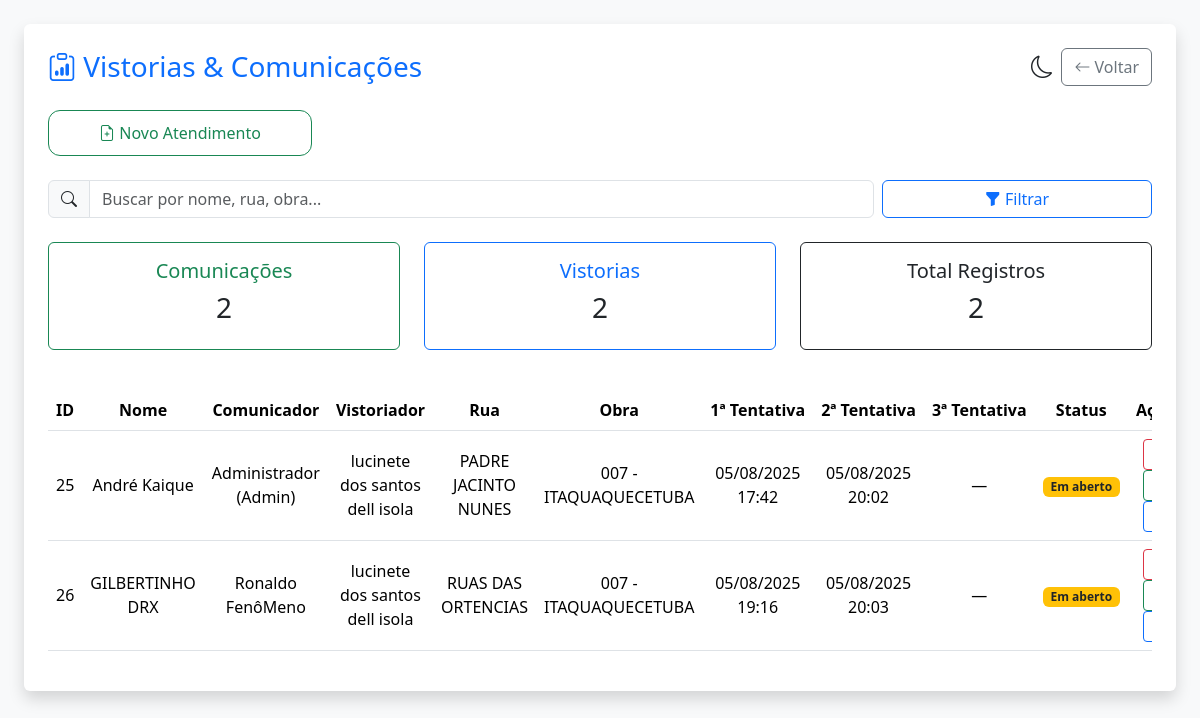
/atendimento/ (signed in), run on the app's committed database.
### app/models.py (models this page shows)
class ComunicacaoObra(db.Model):
    __tablename__ = 'comunicacao_obra'
    id = db.Column(db.Integer, primary_key=True)
    nome = db.Column(db.String(100), nullable=False)
    cpf = db.Column(db.String(20))
    endereco = db.Column(db.String(255))
    telefone = db.Column(db.String(50))
    bairro = db.Column(db.String(100))
    numero = db.Column(db.String(20))
    comunicado = db.Column(db.String(20))
    economia = db.Column(db.String(50))
    assinatura = db.Column(db.String(100))
    tipo_imovel = db.Column(db.String(200))
    data_envio = db.Column(db.DateTime, default=datetime.utcnow)
    obra_id = db.Column(db.Integer, db.ForeignKey('obra.id', name='fk_comunicacao_obra'))
    obra = db.relationship("Obra", backref="comunicacoes")
    usuario_id = db.Column(db.Integer, db.ForeignKey('user.id', name='fk_usuario_comunicacao'))
    usuario = db.relationship("User", backref="comunicacoes")  # ✅ AQUI
    vistorias = db.relationship("VistoriaImovel", back_populates="comunicacao", cascade="all, delete-orphan")

class User(db.Model):
    id = db.Column(db.Integer, primary_key=True)
    nome = db.Column(db.String(100), nullable=True)  # <-- temporariamente
    email = db.Column(db.String(120), unique=True, nullable=False)
    password = db.Column(db.String(120), nullable=False)
    cargo = db.Column(db.String(50), default="usuario")
    rg = db.Column(db.String(20), nullable=True)  # ✅ Adicionado aqui
    obra_id = db.Column(db.Integer, db.ForeignKey('obra.id'))
    obra = db.relationship('Obra', backref='usuarios')

class Obra(db.Model):
    id = db.Column(db.Integer, primary_key=True)
    nome = db.Column(db.String(100), nullable=False)
    descricao = db.Column(db.Text)
    endereco = db.Column(db.String(255))
    responsavel = db.Column(db.String(100))
    data_inicio = db.Column(db.Date)
    data_fim = db.Column(db.Date)
    criado_em = db.Column(db.DateTime, default=datetime.utcnow)

### app/atendimento/routes.py (the view)
@atendimento_bp.route("/")
def dashboard_unificado():
    if "user_id" not in session:
        return redirect(url_for("auth.login"))
    cargo = session.get("cargo")
    user_id = session.get("user_id")
    registros = []
    if cargo == "vistoriador":
        from app.models import User  # necessário se current_user não está funcionando
        usuario = User.query.get(user_id)
        obras_ids = [usuario.obra_id] if usuario and usuario.obra_id else []
    else:
        obras_ids = [obra.id for obra in Obra.query.all()]
    comunicacoes = ComunicacaoObra.query.filter(ComunicacaoObra.obra_id.in_(obras_ids)).all()
    vistorias = VistoriaImovel.query.filter(VistoriaImovel.obra_id.in_(obras_ids)).options(joinedload(VistoriaImovel.usuario)).all()
    ids_com_com_vistoria = [v.comunicacao_id for v in vistorias if v.comunicacao_id]
    for c in comunicacoes:
        if c.id not in ids_com_com_vistoria:
            registros.append({
                "id": c.id,
                "nome": c.nome,
                "rua": c.endereco,
                "obra": c.obra,
                "data_envio": c.data_envio,
                "finalizada": False,
                "comunicador": f"{c.usuario.nome} (Admin)" if c.usuario and c.usuario.cargo == "admin" else c.usuario.nome if c.usuario else "—"
            })
    for v in vistorias:
        registros.append({
    "id": v.id,
    "nome": v.nome_responsavel or (v.comunicacao.nome if v.comunicacao else "Sem nome"),
    "rua": v.rua or (v.comunicacao.endereco if v.comunicacao else "—"),
    "obra": v.obra,
    "data_envio": datetime.combine(v.data_1, v.hora_1) if v.data_1 and v.hora_1 else v.data_1,
    "segunda_tentativa": datetime.combine(v.data_2, v.hora_2) if v.data_2 and v.hora_2 else None,
    "terceira_tentativa": datetime.combine(v.data_3, v.hora_3) if v.data_3 and v.hora_3 else None,
    "finalizada": v.finalizada,
    "comunicador": (
        f"{v.comunicacao.usuario.nome} (Admin)" if v.comunicacao and v.comunicacao.usuario and v.comunicacao.usuario.cargo == "admin"
        else v.comunicacao.usuario.nome if v.comunicacao and v.comunicacao.usuario
        else "—"
    ),
    "vistoriador": (
        f"{v.usuario.nome} (Admin)" if v.usuario and v.usuario.cargo == "admin"
        else v.usuario.nome if v.usuario else "—"
    ),
})
    registros.sort(
        key=lambda r: datetime.combine(r["data_envio"], time.min) if r.get("data_envio") else datetime.min,
        reverse=True
    )
    return render_template("atendimento/dashboard.html",
                           registros=registros,
                           total_comunicacoes=len(comunicacoes),
                           total_vistorias=len(vistorias),
                           total_registros=len(registros))

### templates/atendimento/dashboard.html (shortened to what this page needs)
<!DOCTYPE html>
<html lang="pt-BR">
  <head>
    <link
      href="https://cdn.jsdelivr.net/npm/bootstrap@5.3.3/dist/css/bootstrap.min.css"
      rel="stylesheet"
    />
    <link
      href="https://cdn.jsdelivr.net/npm/bootstrap-icons@1.10.5/font/bootstrap-icons.css"
      rel="stylesheet"
    />
  </head>
  <body class="bg-light p-2 p-md-4">
    <div class="container-fluid bg-white p-4 rounded shadow">
      <div
        class="d-flex justify-content-between align-items-center mb-4 flex-wrap gap-2"
      >
        <h3 class="mb-0 text-primary">
          <i class="bi bi-clipboard-data"></i> Vistorias & Comunicações
        </h3>
        <div class="d-flex gap-2 align-items-center">
          <i
            class="bi bi-moon toggle-theme"
            title="Alternar modo escuro"
            onclick="toggleTheme()"
          ></i>
          <a
            href="{{ url_for('auth.dashboard') }}"
            class="btn btn-outline-secondary"
          >
            <i class="bi bi-arrow-left"></i>
            <span class="d-none d-sm-inline">Voltar</span>
          </a>
        </div>
      </div>
      <div class="row g-3 mb-4">
        <div class="col-12 col-sm-6 col-md-3">
          <a
            href="/atendimento/nova"
            class="btn btn-outline-success square-button w-100"
          >
            <i class="bi bi-file-earmark-plus"></i>
            <span class="d-none d-sm-inline">Novo Atendimento</span>
          </a>
        </div>
      </div>
      <form class="row g-2 mb-4" onsubmit="aplicarFiltro(); return false;">
        <div class="col-12 col-md-9">
          <div class="input-group">
            <span class="input-group-text"><i class="bi bi-search"></i></span>
            <input
              type="text"
              class="form-control"
              id="filtroBusca"
              placeholder="Buscar por nome, rua, obra..."
              oninput="aplicarFiltroAoDigitar()"
            />
          </div>
        </div>
        <div class="col-12 col-md-3">
          <button type="submit" class="btn btn-outline-primary w-100">
            <i class="bi bi-funnel-fill"></i> Filtrar
          </button>
        </div>
      </form>
      <div class="row text-center mb-4">
        <div class="col-12 col-sm-6 col-md-4 mb-3">
          <div class="card border-success h-100">
            <div class="card-body">
              <h5 class="card-title text-success">Comunicações</h5>
              <h3>{{ total_comunicacoes }}</h3>
            </div>
          </div>
        </div>
        <div class="col-12 col-sm-6 col-md-4 mb-3">
          <div class="card border-primary h-100">
            <div class="card-body">
              <h5 class="card-title text-primary">Vistorias</h5>
              <h3>{{ total_vistorias }}</h3>
            </div>
          </div>
        </div>
        <div class="col-12 col-md-4 mb-3">
          <div class="card border-dark h-100">
            <div class="card-body">
              <h5 class="card-title text-dark">Total Registros</h5>
              <h3>{{ total_registros }}</h3>
            </div>
          </div>
        </div>
      </div>
      {% if registros %}
      <div class="table-responsive">
        <table
          class="table table-hover align-middle text-center"
          id="tabelaRegistros"
        >
          <thead>
            <tr>
              <th>ID</th>
              <th>Nome</th>
              <th>Comunicador</th>
              <th>Vistoriador</th>
              <th class="d-none d-sm-table-cell">Rua</th>
              <th class="d-none d-md-table-cell">Obra</th>
              <th class="text-nowrap">1ª Tentativa</th>
              <th class="text-nowrap">2ª Tentativa</th>
              <th class="text-nowrap">3ª Tentativa</th>
              <th class="text-nowrap">Status</th>
              {% if session.cargo in ['admin', 'vistoriador'] %}
              <th class="text-nowrap">Ações</th>
              {% endif %}
            </tr>
          </thead>
          <tbody>
            {% for r in registros %}
            <tr>
              <td>{{ r.id }}</td>
              <td>{{ r.nome }}</td>
              <td>{{ r.comunicador }}</td>
              <td>{{ r.vistoriador }}</td>
              <td class="d-none d-sm-table-cell">{{ r.rua }}</td>
              <td class="d-none d-md-table-cell">
                {{ r.obra.nome if r.obra else "—" }}
              </td>
              <td>
                {% if r.data_envio %} {{ r.data_envio.strftime('%d/%m/%Y %H:%M')
                }} {% else %} — {% endif %}
              </td>
              <td>
                {% if r.segunda_tentativa %} {{
                r.segunda_tentativa.strftime('%d/%m/%Y %H:%M') }} {% else %} —
                {% endif %}
              </td>
              <td>
                {% if r.terceira_tentativa %} {{
                r.terceira_tentativa.strftime('%d/%m/%Y %H:%M') }} {% else %} —
                {% endif %}
              </td>
              <td>
                {% if r.finalizada %}
                <span class="badge bg-success">Finalizado</span>
                {% else %}
                <span class="badge bg-warning text-dark">Em aberto</span>
                {% endif %}
              </td>
              {% if session.cargo in ['admin', 'vistoriador'] %}
              <td>
                <a
                  href="{{ url_for('atendimento.gerar_laudo_weasy', id=r.id) }}"
                  class="btn btn-sm btn-outline-danger"
                >
                </a>
                <a
                  href="{{ url_for('atendimento.gerar_excel_vistoria', id=r.id) }}"
                  class="btn btn-sm btn-outline-success"
                >
                </a>
                <a
                  href="{{ url_for('atendimento.editar_atendimento', id=r.id) }}"
                  class="btn btn-sm btn-outline-primary"
                >
                </a>
              </td>
              {% endif %}
            </tr>
            {% endfor %}
          </tbody>
        </table>
      </div>
      {% else %}
      <p class="text-muted text-center mt-4">
        Nenhum registro encontrado ainda.
      </p>
      {% endif %}
    </div>
  </body>
</html>

### templates/atendimento/dashboard.html (style rules this page uses)
.toggle-theme { cursor: pointer; font-size: 1.4rem; }
.square-button { aspect-ratio: display: flex; flex-direction: column; justify-content: center; align-items: center; text-align: center; padding: 10px; border-radius: 12px; transition: all 0.2s ease-in-out; }

### data on the page
ComunicacaoObra: nome "André Kaique", rua "PADRE JACINTO NUNES"
User: vistoriador "lucinete dos santos dell isola" "lucinete dos santos dell isola"
Obra: obra "007 - ITAQUAQUECETUBA" "007 - ITAQUAQUECETUBA"
ComunicacaoObra: nome "GILBERTINHO DRX", rua "RUAS DAS ORTENCIAS"
User: comunicador "Ronaldo FenôMeno"

### other printed values
{{ total_comunicacoes }} "2"
{{ total_vistorias }} "2"
{{ total_registros }} "2"
{{ r.id }} "25" "26"
{{ r.comunicador }} "Administrador (Admin)"
{{ r.data_envio.strftime('%d/%m/%Y %H:%M') }} "05/08/2025 17:42" "05/08/2025 19:16"
{{ r.segunda_tentativa.strftime('%d/%m/%Y %H:%M') }} "05/08/2025 20:02" "05/08/2025 20:03"
